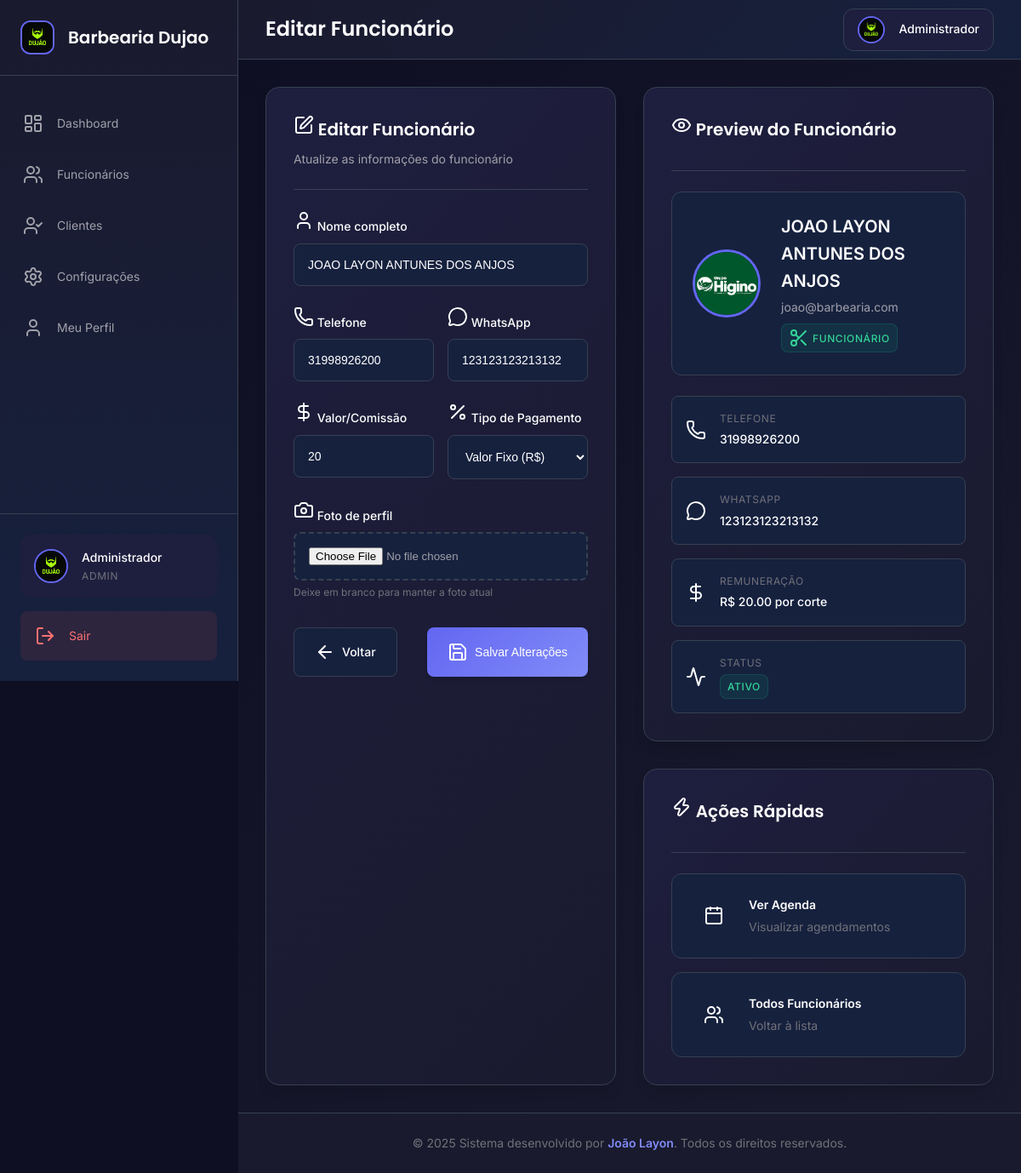
The app's page /editar_funcionario/1 (signed in) with its own data.
### tables this page shows
CREATE TABLE configuracoes (
                id INTEGER PRIMARY KEY AUTOINCREMENT,
                nome_barbearia TEXT DEFAULT 'Barbearia Premium',
                logo_url TEXT DEFAULT '/static/uploads/logo-barbearia.jpg',
                telefone_contato TEXT,
                whatsapp_contato TEXT,
                endereco TEXT,
                horario_funcionamento TEXT DEFAULT '08:00-18:00',
                dias_funcionamento TEXT DEFAULT 'Segunda a Sábado',
                descricao TEXT DEFAULT 'A melhor barbearia da cidade',
                instagram TEXT,
                facebook TEXT
            );

CREATE TABLE usuarios (
                id INTEGER PRIMARY KEY AUTOINCREMENT,
                nome TEXT NOT NULL,
                email TEXT UNIQUE NOT NULL,
                senha TEXT NOT NULL,
                telefone TEXT,
                whatsapp TEXT,
                foto_perfil TEXT DEFAULT '/static/uploads/default-user.jpg',
                tipo TEXT NOT NULL DEFAULT 'cliente',
                data_criacao TIMESTAMP DEFAULT CURRENT_TIMESTAMP
            );

CREATE TABLE funcionarios (
                id INTEGER PRIMARY KEY AUTOINCREMENT,
                usuario_id INTEGER NOT NULL,
                valor_corte DECIMAL(10,2) NOT NULL,
                tipo_pagamento TEXT NOT NULL DEFAULT 'fixo',
                ativo BOOLEAN DEFAULT 1,
                FOREIGN KEY (usuario_id) REFERENCES usuarios (id)
            );

### app.py (the view, shortened to what this page needs)
@app.route('/editar_funcionario/<int:funcionario_id>', methods=['GET', 'POST'])
def editar_funcionario(funcionario_id):
    if 'usuario_id' not in session or session['tipo_usuario'] != 'admin':
        return redirect(url_for('login'))
    funcionarios = models.listar_funcionarios_detalhado()
    funcionario = None
    for f in funcionarios:
        if f[0] == funcionario_id:
            funcionario = f
            break
    if not funcionario:
        flash('Funcionário não encontrado!', 'erro')
        return redirect(url_for('gerenciar_funcionarios'))
    return render_template('editar_funcionario.html', funcionario=funcionario)

### templates/editar_funcionario.html (shortened to what this page needs)
{% extends "base.html" %}
{% block page_title %}Editar Funcionário{% endblock %}
{% block content %}
<div class="grid grid-cols-2 gap-6">
    <div class="card">
        <div class="card-header">
            <h3 class="card-title">
                <i data-lucide="edit"></i>
                Editar Funcionário
            </h3>
            <p class="card-subtitle">Atualize as informações do funcionário</p>
        </div>
        <form method="POST" enctype="multipart/form-data">
            <div class="form-group">
                <label for="nome" class="form-label">
                    <i data-lucide="user"></i>
                    Nome completo
                </label>
                <input type="text"
                       id="nome"
                       name="nome"
                       class="form-input"
                       value="{{ funcionario[1] if funcionario else '' }}"
                       required>
            </div>
            <div class="grid grid-cols-2 gap-3">
                <div class="form-group">
                    <label for="telefone" class="form-label">
                        <i data-lucide="phone"></i>
                        Telefone
                    </label>
                    <input type="tel"
                           id="telefone"
                           name="telefone"
                           class="form-input"
                           value="{{ funcionario[3] if funcionario else '' }}"
                           placeholder="(11) 99999-9999">
                </div>
                <div class="form-group">
                    <label for="whatsapp" class="form-label">
                        <i data-lucide="message-circle"></i>
                        WhatsApp
                    </label>
                    <input type="tel"
                           id="whatsapp"
                           name="whatsapp"
                           class="form-input"
                           value="{{ funcionario[4] if funcionario else '' }}"
                           placeholder="11999999999">
                </div>
            </div>
            <div class="grid grid-cols-2 gap-3">
                <div class="form-group">
                    <label for="valor_corte" class="form-label">
                        <i data-lucide="dollar-sign"></i>
                        Valor/Comissão
                    </label>
                    <input type="number"
                           id="valor_corte"
                           name="valor_corte"
                           class="form-input"
                           value="{{ funcionario[5] if funcionario else '' }}"
                           step="0.01"
                           required>
                </div>
                <div class="form-group">
                    <label for="tipo_pagamento" class="form-label">
                        <i data-lucide="percent"></i>
                        Tipo de Pagamento
                    </label>
                    <select id="tipo_pagamento" name="tipo_pagamento" class="form-select" required>
                        <option value="fixo" {{ 'selected' if funcionario and funcionario[6] == 'fixo' else '' }}>
                            Valor Fixo (R$)
                        </option>
                    </select>
                </div>
            </div>
            <div class="form-group">
                <label for="foto_perfil" class="form-label">
                    <i data-lucide="camera"></i>
                    Foto de perfil
                </label>
                <input type="file"
                       id="foto_perfil"
                       name="foto_perfil"
                       class="form-file"
                       accept="image/*">
                <small class="form-help">Deixe em branco para manter a foto atual</small>
            </div>
            <div class="form-actions">
                <a href="{{ url_for('gerenciar_funcionarios') }}" class="btn btn-secondary">
                    <i data-lucide="arrow-left"></i>
                    Voltar
                </a>
                <button type="submit" class="btn btn-primary">
                    <i data-lucide="save"></i>
                    Salvar Alterações
                </button>
            </div>
        </form>
    </div>
    <div class="space-y-6">
        <div class="card">
            <div class="card-header">
                <h3 class="card-title">
                    <i data-lucide="eye"></i>
                    Preview do Funcionário
                </h3>
            </div>
            <div class="funcionario-preview">
                <div class="funcionario-avatar">
                    <img src="{{ funcionario[8] if funcionario and funcionario[8] else '/static/uploads/default-user.jpg' }}"
                         alt="Foto do funcionário"
                         class="avatar-img"
                         id="avatarPreview">
                </div>
                <div class="funcionario-info">
                    <h4 class="funcionario-name">{{ funcionario[1] if funcionario else 'Nome do funcionário' }}</h4>
                    <p class="funcionario-email">{{ funcionario[2] if funcionario else 'email@exemplo.com' }}</p>
                    <span class="funcionario-role badge badge-success">
                        <i data-lucide="scissors"></i>
                        Funcionário
                    </span>
                </div>
            </div>
            <div class="funcionario-details">
                <div class="detail-item">
                    <i data-lucide="phone"></i>
                    <div>
                        <span class="detail-label">Telefone</span>
                        <span class="detail-value">{{ funcionario[3] if funcionario and funcionario[3] else 'Não informado' }}</span>
                    </div>
                </div>
                <div class="detail-item">
                    <i data-lucide="message-circle"></i>
                    <div>
                        <span class="detail-label">WhatsApp</span>
                        <span class="detail-value">{{ funcionario[4] if funcionario and funcionario[4] else 'Não informado' }}</span>
                    </div>
                </div>
                <div class="detail-item">
                    <i data-lucide="dollar-sign"></i>
                    <div>
                        <span class="detail-label">Remuneração</span>
                        <span class="detail-value">
                            {% if funcionario and funcionario[6] == 'porcentagem' %}
                                {{ funcionario[5] }}% de comissão
                            {% else %}
                                R$ {{ "%.2f"|format(funcionario[5]) if funcionario else '0,00' }} por corte
                            {% endif %}
                        </span>
                    </div>
                </div>
                <div class="detail-item">
                    <i data-lucide="activity"></i>
                    <div>
                        <span class="detail-label">Status</span>
                        <span class="detail-value">
                            {% if funcionario and funcionario[7] %}
                                <span class="badge badge-success">Ativo</span>
                            {% else %}
                                <span class="badge badge-error">Inativo</span>
                            {% endif %}
                        </span>
                    </div>
                </div>
            </div>
        </div>
        <div class="card">
            <div class="card-header">
                <h3 class="card-title">
                    <i data-lucide="zap"></i>
                    Ações Rápidas
                </h3>
            </div>
            <div class="quick-actions">
                <a href="{{ url_for('agenda_funcionario', funcionario_id=funcionario[0]) if funcionario else '#' }}"
                   class="quick-action">
                    <div class="quick-action-icon primary">
                        <i data-lucide="calendar"></i>
                    </div>
                    <div class="quick-action-content">
                        <h4>Ver Agenda</h4>
                        <p>Visualizar agendamentos</p>
                    </div>
                </a>
                <a href="{{ url_for('gerenciar_funcionarios') }}" class="quick-action">
                    <div class="quick-action-icon secondary">
                        <i data-lucide="users"></i>
                    </div>
                    <div class="quick-action-content">
                        <h4>Todos Funcionários</h4>
                        <p>Voltar à lista</p>
                    </div>
                </a>
            </div>
        </div>
    </div>
</div>
{% endblock %}

### templates/base.html (shortened to what this page needs)
<!DOCTYPE html>
<html lang="pt-BR">
<head>
    <link rel="stylesheet" href="{{ url_for('static', filename='css/style.css') }}">
</head>
<body class="{% block body_class %}{% endblock %}">
    {% if session.usuario_id %}
    <aside class="sidebar" id="sidebar">
        <div class="sidebar-header">
            <div class="logo-container">
                <img src="{{ configuracoes_barbearia.logo_url if configuracoes_barbearia else '/static/uploads/logo-barbearia.jpg' }}"
                     alt="Logo" class="logo-img">
                <h2 class="logo-text">{{ configuracoes_barbearia.nome_barbearia if configuracoes_barbearia else 'Barbearia Premium' }}</h2>
            </div>
        </div>
        <nav class="sidebar-nav">
            {% if session.tipo_usuario == 'admin' %}
                <a href="{{ url_for('dashboard_admin') }}" class="nav-item {% if request.endpoint == 'dashboard_admin' %}active{% endif %}">
                    <i data-lucide="layout-dashboard"></i>
                    <span>Dashboard</span>
                </a>
                <a href="{{ url_for('gerenciar_funcionarios') }}" class="nav-item {% if request.endpoint == 'gerenciar_funcionarios' %}active{% endif %}">
                    <i data-lucide="users"></i>
                    <span>Funcionários</span>
                </a>
                <a href="{{ url_for('listar_clientes') }}" class="nav-item {% if request.endpoint == 'listar_clientes' %}active{% endif %}">
                    <i data-lucide="user-check"></i>
                    <span>Clientes</span>
                </a>
                <a href="{{ url_for('configuracoes_barbearia') }}" class="nav-item {% if request.endpoint == 'configuracoes_barbearia' %}active{% endif %}">
                    <i data-lucide="settings"></i>
                    <span>Configurações</span>
                </a>
            {% elif session.tipo_usuario == 'funcionario' %}
                <a href="{{ url_for('dashboard_funcionario') }}" class="nav-item {% if request.endpoint == 'dashboard_funcionario' %}active{% endif %}">
                    <i data-lucide="layout-dashboard"></i>
                    <span>Minha Agenda</span>
                </a>
            {% endif %}
            <a href="{{ url_for('perfil') }}" class="nav-item {% if request.endpoint == 'perfil' %}active{% endif %}">
                <i data-lucide="user"></i>
                <span>Meu Perfil</span>
            </a>
        </nav>
        <div class="sidebar-footer">
            <div class="user-info">
                <img src="{{ session.foto_perfil or '/static/uploads/default-user.jpg' }}"
                     alt="Foto do usuário" class="user-avatar">
                <div class="user-details">
                    <span class="user-name">{{ session.nome_usuario }}</span>
                    <span class="user-role">{{ session.tipo_usuario.title() }}</span>
                </div>
            </div>
            <a href="{{ url_for('logout') }}" class="logout-btn">
                <i data-lucide="log-out"></i>
                <span>Sair</span>
            </a>
        </div>
    </aside>
    <main class="main-content">
        <header class="header">
            <div class="header-left">
                <h1 class="page-title">{% block page_title %}Dashboard{% endblock %}</h1>
            </div>
            <div class="header-right">
                <div class="user-menu">
                    <img src="{{ session.foto_perfil or '/static/uploads/default-user.jpg' }}"
                         alt="Foto do usuário" class="user-avatar-small">
                    <span class="user-name-header">{{ session.nome_usuario }}</span>
                </div>
            </div>
        </header>
        <div class="page-content">
            {% block content %}{% endblock %}
        </div>
    </main>
    {% endif %}
    <footer class="footer">
        <div class="footer-content">
            <p>&copy; 2025 Sistema desenvolvido por <strong>João Layon</strong>. Todos os direitos reservados.</p>
        </div>
    </footer>
</body>
</html>

### records on screen
configuracoes: logo_url (picture), nome_barbearia "Barbearia Dujao"
usuarios: nome "JOAO LAYON ANTUNES DOS ANJOS", telefone "31998926200", whatsapp "123123123213132", foto_perfil (picture), email "joao@barbearia.com"
funcionarios: valor_corte "20", valor_corte "20.00"

### other values on screen
{{ session.nome_usuario }} "Administrador"
{{ session.tipo_usuario.title() }} "ADMIN"
